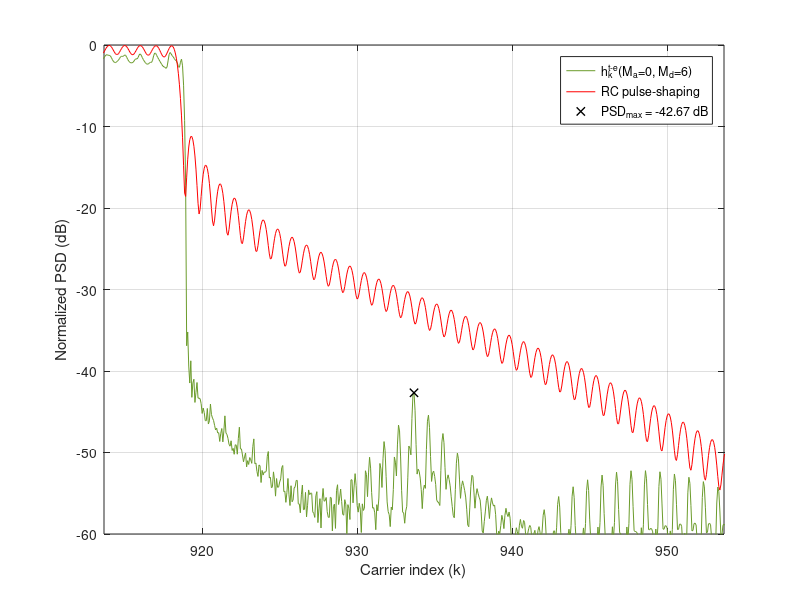

Here is the MATLAB script that generated this plot: (Note: this script raises an error after producing the figure.)
clear, close all
%% %%%%%%%%%%%%%%%%%%%%%%%%%%%%%%%%%%%%%%%%%%%%%%%%%%%%%%%%%%
% %                 LOAD THE PARAMETERS                   % %
%%%%%%%%%%%%%%%%%%%%%%%%%%%%%%%%%%%%%%%%%%%%%%%%%%%%%%%%%% %%
addpath('../../data/Fig2')
load('Fig2_Parameters_for_5G_NR_Ma_0_Md_6.mat');

Fsob = OFDM_param.Fsob; % Upsampling factor 
% Upsample in time-domain
N = OFDM_param.N*Fsob;
Ngi = OFDM_param.Ngi*Fsob;
b = (OFDM_param.b+1)*Fsob-1;
L = OFDM_param.L*Fsob;
Ms = OFDM_param.Ms;
g = OFDM_param.g;
us = OFDM_param.us;
ue = OFDM_param.ue;

ur = us + ue;

Pd = GenPulse_param.Pd;
Pd_todas = GenPulse_param.Pd_todas;
Paic = GenPulse_param.Paic;
Ptk = GenPulse_param.Ptk;
R_aic = GenPulse_param.R_aic;
R_tk = GenPulse_param.R_tk;
NexTemp_a = GenPulse_param.NexTemp_a;
NexTemp_d = GenPulse_param.NexTemp_d;
cell_coef_lim = GenPulse_param.cell_coef_lim;



%% %%%%%%%%%%%%%%%%%%%%%%%%%%%%%%%%%%%%%%%%%%%%%%%%%%%%%%%%%%
%            OBTAIN THE PULSES IN THE SCENARIO            % %
%%%%%%%%%%%%%%%%%%%%%%%%%%%%%%%%%%%%%%%%%%%%%%%%%%%%%%%%%% %%

h_k = zeros((NexTemp_a+NexTemp_d+1)*L+b, N); % Matrix containing the proposed pulses
vn=(0:L+b-1)'-Ngi;  % Dicrete time axis vector

aic_k = zeros((NexTemp_a+NexTemp_d+1)*L+b, N);  % Matrix containing the AIC term
t_k = zeros((NexTemp_a+NexTemp_d+1)*L+b, N);    % Matrix containing the AST term

% Obtain h_k for every data carrier
for ind_k = 1:length(Pd)

    % % AIC terms
    %%%%%%%%%%%%%%%%%%%%%%%%%%%%%%%%%%
    % Central term
    Pc = exp(1j*2*pi/N*repmat(vn,1,length(Paic{ind_k})).*repmat(Paic{ind_k}.',length(vn),1)).*repmat(g.',1,length(Paic{ind_k}));
    % Advanced and delayed terms
    for ind_m = -NexTemp_a:NexTemp_d
        if ind_m ~= 0 % Skip the central term
            Pc = [Pc, exp(1j*2*pi/N*repmat(vn,1,length(Paic{ind_k})).*repmat(Paic{ind_k}.',length(vn),1)).*repmat(g.',1,length(Paic{ind_k}))]; % Concatenamos las columnas de los tonos AIC de los Ma+Md+1 pulsos
        end
    end

    aic_temp = Pc*diag(R_aic{ind_k});
    aic_k((NexTemp_a*L+1):(NexTemp_a+1)*L+b,Pd(ind_k)+N/2+1) = sum(aic_temp(:,1:length(Paic{ind_k})),2);    % CENTRAL TERM
    
    m_temp = 0;
    for ind_m = -NexTemp_a:NexTemp_d;                                                                       % ADVANCED AND DELAYED TERMS
        if ind_m ~= 0 % Skip the central terms
            aic_k(((NexTemp_a+ind_m)*L+1):((NexTemp_a+ind_m+1)*L+b),Pd(ind_k)+N/2+1) = aic_k(((NexTemp_a+ind_m)*L+1):((NexTemp_a+ind_m+1)*L+b),Pd(ind_k)+N/2+1) + sum(aic_temp(:,(length(Paic{ind_k})*(1+m_temp)) + (1:length(Paic{ind_k}))),2);
            m_temp = m_temp+1;
        end
    end
    
    % % AST terms
    %%%%%%%%%%%%%%%%%%%%%%%%%%%%%%%%%%
    % Central term
    Ts = exp(1j*2*pi/N*repmat(vn,1,length(Ptk{ind_k})).*repmat(Ptk{ind_k}.',length(vn),1)).*repmat(us.',1,length(Ptk{ind_k}));
    Te = exp(1j*2*pi/N*repmat(vn,1,length(Ptk{ind_k})).*repmat(Ptk{ind_k}.',length(vn),1)).*repmat(ue.',1,length(Ptk{ind_k}));
    T = [Ts, Te];
    
    % Advanced and delayed terms
    for ind_m = -NexTemp_a:-1;
        T = [T, Ts];
    end
    for ind_m=1:NexTemp_d;
        T = [T, Te];
    end
    t_k_temp = T*diag(R_tk{ind_k});

    t_k(((NexTemp_a)*L+1):((NexTemp_a+1))*L+b,Pd(ind_k)+N/2+1) = sum(t_k_temp(:,1:2*length(Ptk{ind_k})),2);

    m_temp = 0;
    for ind_m = -NexTemp_a:-1;
            t_k(((NexTemp_a+ind_m)*L+1):(NexTemp_a+ind_m+1)*L+b,Pd(ind_k)+N/2+1) = t_k(((NexTemp_a+ind_m)*L+1):(NexTemp_a+ind_m+1)*L+b,Pd(ind_k)+N/2+1) + sum(t_k_temp(:,(2*length(Ptk{ind_k})+m_temp*length(Ptk{ind_k})) + (1:length(Ptk{ind_k}))),2);
            m_temp = m_temp + 1;
    end
    for ind_m = 1:NexTemp_d;
            t_k(((NexTemp_a+ind_m)*L+1):(NexTemp_a+ind_m+1)*L+b,Pd(ind_k)+N/2+1) = t_k(((NexTemp_a+ind_m)*L+1):(NexTemp_a+ind_m+1)*L+b,Pd(ind_k)+N/2+1) + sum(t_k_temp(:,(2*length(Ptk{ind_k})+m_temp*length(Ptk{ind_k})) + (1:length(Ptk{ind_k}))),2);
            m_temp = m_temp + 1;
    end
end

h_k = aic_k + t_k;

p_k_conv = exp(1j*(2*pi/N)*repmat(vn,1,length(Pd_todas)).*repmat(Pd_todas.',length(vn),1)).*repmat(g.',1,length(Pd_todas));

h_k(NexTemp_a*L + (1:L+b),Pd_todas+N/2+1) = h_k(NexTemp_a*L + (1:L+b),Pd_todas+N/2+1) + p_k_conv;


%% %%%%%%%%%%%%%%%%%%%%%%%%%%%%%%%%%%%%%%%%%%%%%%%%%%%%%%%%%%
% %     REPRESENTATION OF THE PULSES IN THE SCENARIO      % %
%%%%%%%%%%%%%%%%%%%%%%%%%%%%%%%%%%%%%%%%%%%%%%%%%%%%%%%%%% %%

% Obtain the PSD
H_k = fft(h_k,N*Ms);
P_k = fft(p_k_conv,N*Ms);

psd_H = fftshift(sum(abs(H_k).^2,2));
psd_P = fftshift(sum(abs(P_k).^2,2));

x = (-N*Ms/2:N*Ms/2-1)/(Ms);
indices = find(ismember(x,[-N/2,N/2-1]));
indices = indices(1):1:indices(2);

x = x+N/2;
y_h = 10*log10(psd_H/max(psd_H));
y_p = 10*log10(psd_P/max(psd_P));

PSD_max = max(max(y_h(find(x>Pd_todas(end)+N/2+1.67))), max(y_h(find(x<Pd_todas(1)+N/2-1.67)))); %% PSD_MAX IS SOUGHT BEYOND THE 0.67 SCS GUARD BAND THAT IS LEFT BY EACH SIDE
x_PSD_max = x(find(y_h==PSD_max));

% Fig 2 (ITU-T Rec. G9960 Ma=0,Md=6)
figure,
plot(x(indices),y_h(indices), 'DisplayName', 'h_k^{t-e}(M_a=0, M_d=6)', 'Color', "#6B9B2B"); hold on; grid on;
plot(x(indices),y_p(indices), 'DisplayName', 'RC pulse-shaping', 'Color', 'r');
plot(x_PSD_max, PSD_max, 'Marker', 'x', 'Color', 'k', 'LineStyle', 'none','LineWidth',1, 'DisplayName', ['PSD_{max} = ', num2str(PSD_max, '%.2f'), ' dB'])
xlabel('Carrier index (k)'); ylabel('Normalized PSD (dB)'); legend('show')
xlim(x_PSD_max+[-20,20]); ylim([-60,0])


%% %%%%%%%%%%%%%%%%%%%%%%%%%%%%
% %     CLARIFYING NOTE     % %
%%%%%%%%%%%%%%%%%%%%%%%%%%%% %%

NOTE = ['NOTE: The maximum number of RB that can be used in a 5 MHz channel is 25, which is equivalent to 4.5 MHz (SCS = 15 kHz).',...
    ' That leaves a 500 kHz guard band, 250 kHz by each side of the transmission band.',...
    ' If this guard band is reduced by repurposing those carriers that were previously assigned to it for data transmission, it can be reduced by up to 16 subcarriers, leaving a residual guard band 10 kHz wide (2/3 of an SCS).',...
    ' Hence, the PSD peak can be sought beyond that guard band, which is 1.67 SCS beyond the outermost transmitting subcarrier by each end of the passband.'];
wrapped_NOTE = textwrap({NOTE}, 70);
disp('##################################################################################')
fprintf('\n')
disp(wrapped_NOTE)
disp('##################################################################################')